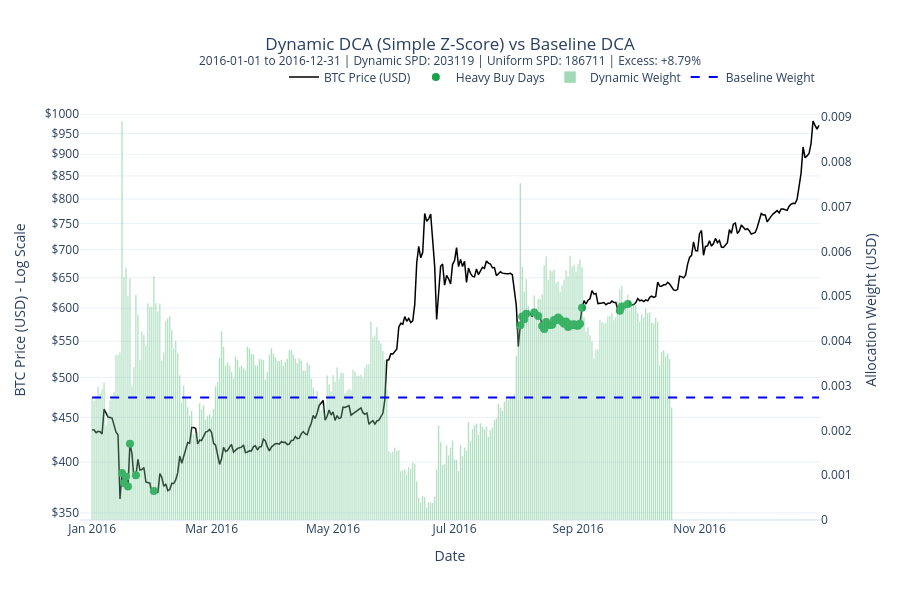

The notebook cell this image was saved under:
### Code cell
# plotting only 2016 data
WINDOW_START = "2016-01-01"
WINDOW_END = "2016-12-31"
config = ExportConfig(range_start=WINDOW_START, range_end=WINDOW_END)

zscore_dd  = _dedup(runner.export(SimpleZScoreStrategy(), config, btc_df=btc_df), "zscore_weight")
uniform_dd = _dedup(runner.export(UniformStrategy(),       config, btc_df=btc_df), "uniform_weight").select(["date", "uniform_weight"])

merged = zscore_dd.join(uniform_dd, on="date", how="inner")
merged = merged.with_columns((1e8 / pl.col("price_usd")).alias("sats_per_dollar"))
merged = merged.join(features_df, on="date", how="left")

# Per-year heavy buy threshold (top 10% within this year only)
threshold = merged["zscore_weight"].quantile(0.90)
merged = merged.with_columns(
    (pl.col("zscore_weight") >= threshold).alias("is_heavy_buy")
)


# --- Interactive Plotting ---
fig = go.Figure()

# BTC Price (Left Axis - Log Scale)
fig.add_trace(go.Scatter(
    x=merged['date'], 
    y=merged['price_usd'],
    mode='lines',
    name='BTC Price (USD)',
    line=dict(color='black', width=1.5),
    yaxis='y1'
))

# Heavy Buy Markers (Left Axis)
heavy_buys = merged.filter(pl.col('is_heavy_buy'))
fig.add_trace(go.Scatter(
    x=heavy_buys['date'],
    y=heavy_buys['price_usd'],
    mode='markers',
    name='Heavy Buy Days',
    marker=dict(color='#16a34a', size=8, symbol='circle'),
    customdata=heavy_buys['zscore_weight'],
    hovertemplate="<b>Heavy Buy</b><br>Date: %{x}<br>Price: $%{y:,.2f}<br>Weight: %{customdata:.4f}<extra></extra>",
    yaxis='y1'
))

# Dynamic Allocation Weights (Right Axis - Bars)
fig.add_trace(go.Bar(
    x=merged['date'],
    y=merged['zscore_weight'],
    name='Dynamic Weight',
    marker_color='#16a34a',
    opacity=0.4,
    yaxis='y2',
    hovertemplate="Date: %{x}<br>Weight: %{y:.4f}<extra></extra>"
))

# Baseline Weight (Right Axis - Dashed Line)
fig.add_trace(go.Scatter(
    x=merged['date'],
    y=merged['uniform_weight'],
    mode='lines',
    name='Baseline Weight',
    line=dict(color='blue', dash='dash'),
    yaxis='y2'
))

# --- Layout and Styling ---
window_start = merged['date'].min().date()
window_end = merged['date'].max().date()

fig.update_layout(
    title=dict(
        text=(
            f"Dynamic DCA (Simple Z-Score) vs Baseline DCA<br>"
            f"<sup>{window_start} to {window_end} | "
            f"Dynamic SPD: {dynamic_spd:.0f} | Uniform SPD: {uniform_spd:.0f} | "
            f"Excess: {excess_pct:+.2f}%</sup>"
        ),
        x=0.5
    ),
    xaxis=dict(title="Date"),
    yaxis=dict(
        title="BTC Price (USD) - Log Scale",
        type="log",
        side="left",
        showgrid=True,
        tickprefix="$"
    ),
    yaxis2=dict(
        title="Allocation Weight (USD)",
        side="right",
        overlaying="y",
        showgrid=False
    ),
    legend=dict(orientation="h", yanchor="bottom", y=1.02, xanchor="right", x=1),
    template="plotly_white",
    hovermode="x unified",
    height=600
)

fig.show()

### Figure 1 — Plotly figure (JSON) as saved in the notebook; plotly's stock layout.template omitted (floating-point values rounded to 4 significant figures; data arrays with more than 128 entries replaced by an {"elided": "..."} marker saying what was removed)
{"data": [{"line": {"color": "black", "width": 1.5}, "mode": "lines", "name": "BTC Price (USD)", "type": "scatter", "x": {"elided": "366 str values"}, "y": {"elided": "366 float values"}, "yaxis": "y"}, {"customdata": [0.008915, 0.00543, 0.00564, 0.005007, 0.005397, 0.005031, 0.005449, 0.007532, 0.005659, 0.005108, 0.005387, 0.005022, 0.004952, 0.005047, 0.005688, 0.005892, 0.005376, 0.005585, 0.005566, 0.005595, 0.005301, 0.005333, 0.005113, 0.005253, 0.005374, 0.005581, 0.005449, 0.00591, 0.005668, 0.005709, 0.005552, 0.005728, 0.005824, 0.00565, 0.005156, 0.00524, 0.005035], "hovertemplate": "<b>Heavy Buy</b><br>Date: %{x}<br>Price: $%{y:,.2f}<br>Weight: %{customdata:.4f}<extra></extra>", "marker": {"color": "#16a34a", "size": 8, "symbol": "circle"}, "mode": "markers", "name": "Heavy Buy Days", "type": "scatter", "x": ["2016-01-16T00:00:00.000000", "2016-01-17T00:00:00.000000", "2016-01-18T00:00:00.000000", "2016-01-19T00:00:00.000000", "2016-01-20T00:00:00.000000", "2016-01-23T00:00:00.000000", "2016-02-01T00:00:00.000000", "2016-08-03T00:00:00.000000", "2016-08-04T00:00:00.000000", "2016-08-05T00:00:00.000000", "2016-08-06T00:00:00.000000", "2016-08-10T00:00:00.000000", "2016-08-12T00:00:00.000000", "2016-08-14T00:00:00.000000", "2016-08-15T00:00:00.000000", "2016-08-16T00:00:00.000000", "2016-08-17T00:00:00.000000", "2016-08-18T00:00:00.000000", "2016-08-19T00:00:00.000000", "2016-08-20T00:00:00.000000", "2016-08-21T00:00:00.000000", "2016-08-22T00:00:00.000000", "2016-08-23T00:00:00.000000", "2016-08-24T00:00:00.000000", "2016-08-25T00:00:00.000000", "2016-08-26T00:00:00.000000", "2016-08-27T00:00:00.000000", "2016-08-28T00:00:00.000000", "2016-08-29T00:00:00.000000", "2016-08-30T00:00:00.000000", "2016-08-31T00:00:00.000000", "2016-09-01T00:00:00.000000", "2016-09-02T00:00:00.000000", "2016-09-03T00:00:00.000000", "2016-09-22T00:00:00.000000", "2016-09-23T00:00:00.000000", "2016-09-26T00:00:00.000000"], "y": [388.7, 378.5, 384.9, 375.3, 420.0, 386.5, 370.7, 573.8, 586.9, 582.6, 591.4, 593.2, 587.9, 572.6, 567.9, 578.7, 574.4, 574.1, 574.5, 581.7, 581.1, 585.3, 582.5, 578.9, 575.8, 579.3, 570.8, 575.2, 573.5, 575.1, 573.1, 573.0, 576.0, 600.5, 596.0, 602.7, 606.8], "yaxis": "y"}, {"hovertemplate": "Date: %{x}<br>Weight: %{y:.4f}<extra></extra>", "marker": {"color": "#16a34a"}, "name": "Dynamic Weight", "opacity": 0.4, "type": "bar", "x": {"elided": "366 str values"}, "y": {"elided": "366 float values"}, "yaxis": "y2"}, {"line": {"color": "blue", "dash": "dash"}, "mode": "lines", "name": "Baseline Weight", "type": "scatter", "x": {"elided": "366 str values"}, "y": {"elided": "366 float values"}, "yaxis": "y2"}], "layout": {"height": 600, "hovermode": "x unified", "legend": {"orientation": "h", "x": 1, "xanchor": "right", "y": 1.02, "yanchor": "bottom"}, "title": {"text": "Dynamic DCA (Simple Z-Score) vs Baseline DCA<br><sup>2016-01-01 to 2016-12-31 | Dynamic SPD: 203119 | Uniform SPD: 186711 | Excess: +8.79%</sup>", "x": 0.5}, "xaxis": {"title": {"text": "Date"}}, "yaxis": {"showgrid": true, "side": "left", "tickprefix": "$", "title": {"text": "BTC Price (USD) - Log Scale"}, "type": "log"}, "yaxis2": {"overlaying": "y", "showgrid": false, "side": "right", "title": {"text": "Allocation Weight (USD)"}}}}
